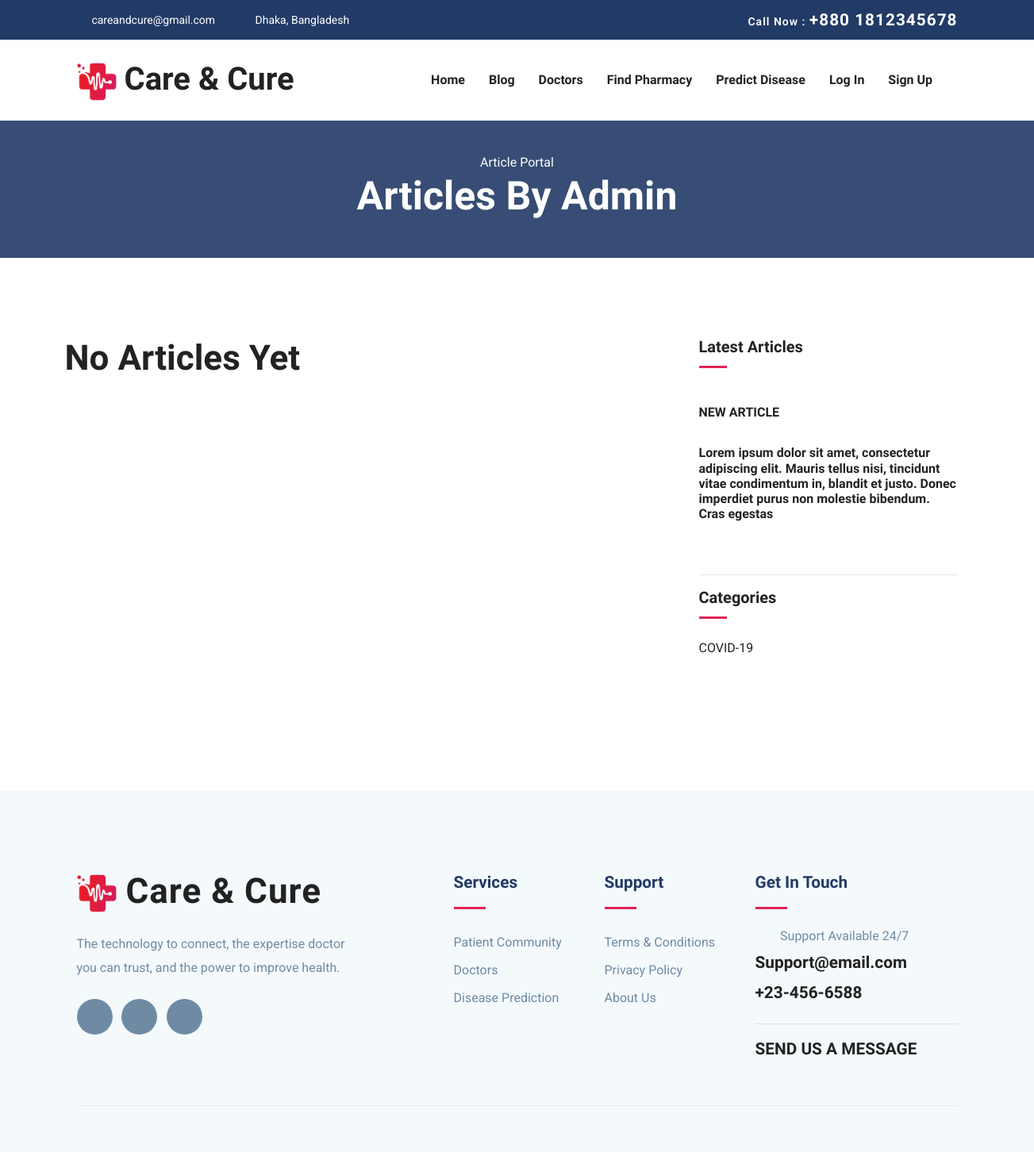
The page /articles/user/1/ on the database as committed earlier.
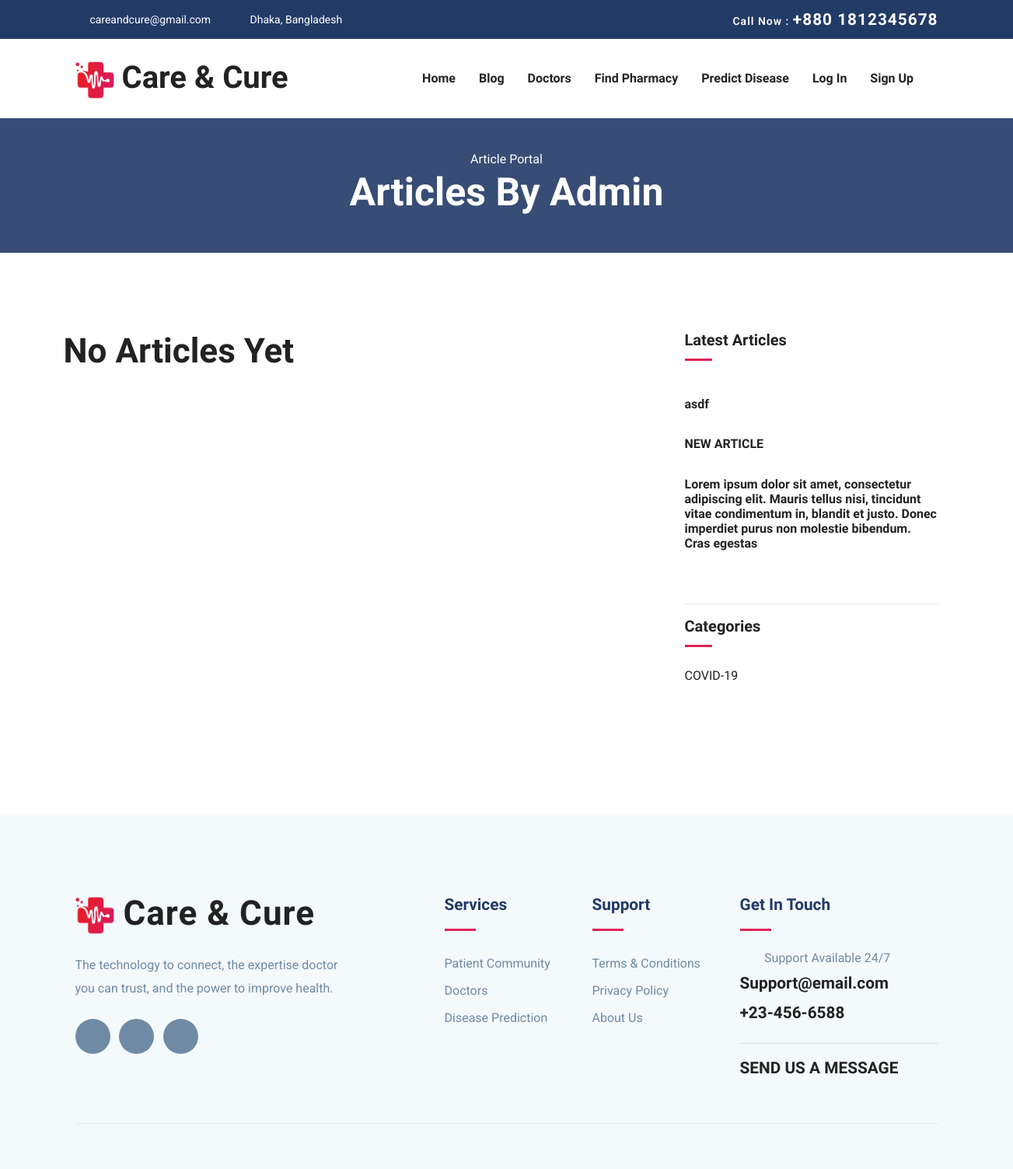
The same page on the database as committed later.
### article_control/models.py (models this page shows, shortened)
class ArticleModel(models.Model):
    author = models.ForeignKey(UserModel, on_delete=models.CASCADE)
    title = models.CharField(max_length=255)
    subtitle = models.CharField(max_length=255, null=True, blank=True)
    category = models.ForeignKey(ArticleCategoryModel, null=True, blank=True, on_delete=models.SET_NULL)
    content = models.TextField()
    image = models.ImageField(upload_to="images/article/", null=True, blank=True)
    slug = models.SlugField(unique=True, null=True, blank=True)
    totalViewCount = models.IntegerField(default=0, null=True, blank=True)
    totalLikeCount = models.IntegerField(default=0, null=True, blank=True)
    totalCommentCount = models.IntegerField(default=0, null=True, blank=True)
    created_at = models.DateTimeField(auto_now_add=True)
    updated_at = models.DateTimeField(auto_now=True)
    class Meta:
        verbose_name = 'Article'
        verbose_name_plural = 'Articles'

class ArticleCategoryModel(models.Model):
    category = models.CharField(max_length=50)
    created_at = models.DateTimeField(auto_now_add=True)
    updated_at = models.DateTimeField(auto_now=True)
    def __str__(self):
        return self.category
    class Meta:
        verbose_name = 'Article Category'
        verbose_name_plural = 'Article Categories'

### article_control/views.py (the view)
# urls.py: path('user/<str:pk>/', users_articles_view, name='users-articles'),
def users_articles_view(request, pk):
    user = UserModel.objects.get(id=pk)
    latest_articles = ArticleModel.objects.order_by("-created_at")[:3]
    articles = ArticleModel.objects.filter(author=user).order_by("-created_at")
    is_doctor = False
    if request.user.is_authenticated and request.user.is_doctor:
        is_doctor = True
    paginator = Paginator(articles, 5)
    page = request.GET.get("page", 1)
    try:
        articles = paginator.page(page)
    except PageNotAnInteger:
        articles = paginator.page(1)
    except EmptyPage:
        articles = paginator.page(paginator.num_pages)
    categories = get_categories()
    context = {
        "user": user,
        "articles": articles,
        "latest_articles": latest_articles,
        "is_doctor": is_doctor,
        "categories": categories,
    }
    return render(request, "pages/article/user-articles.html", context)

### article_control/utils.py (called while the page is built)
def get_categories():
    return ArticleCategoryModel.objects.all()

### templates/pages/article/user-articles.html (shortened to what the changed rows need)
{% extends "base.html" %}
{% load static %}
{% block content %}
<section class="page-title bg-1">
    <div class="container">
        <div class="row">
            <div class="col-md-12">
                <div class="block text-center">
                    <h1 class="text-capitalize mb-5 text-lg">Articles by {{ user.name }}</h1>
                </div>
            </div>
        </div>
    </div>
</section>
<section class="section blog-wrap">
    <div class="container">
        <div class="row">
            <div class="col-lg-8">
                <div class="row">
                    {% if articles %}
                    {% for article in articles %}
                    <div class="col-lg-12 col-md-12 mb-5">
                        <div class="blog-item">
                            <div class="blog-thumb">
                                {% if article.image %}
                                <a href="{% url 'article-details' article.slug %}">
                                    <img src="{{ article.image.url }}" alt="{{ article.title }}" class="img-fluid">
                                </a>
                                {% else %}
                                <a href="{% url 'article-details' article.slug %}">
                                    <img src="{% static 'images/placeholders/article-image-placeholder.jpg' %}"
                                        alt="{{ article.title }}" class="img-fluid">
                                </a>
                                {% endif %}
                            </div>
                            <div class="blog-item-content">
                                <div class="blog-item-meta mb-3 mt-4">
                                    <a href="{% url 'category-articles' article.category %}"
                                        class="text-color-2 text-capitalize mr-3">
                                        <i class="icofont-book-mark mr-2"></i> {{ article.category }}
                                    </a>
                                    <span class="text-black text-capitalize mr-3">
                                        <i class="icofont-calendar mr-1"></i> {{ article.created_at|date:"d N Y" }}
                                    </span>
                                    <a href="{% url 'doctor-profile' article.author.id %}" class="text-capitalize mr-3">
                                        <i class="fa fa-user mr-2"></i> {{ article.author.name }}
                                    </a>
                                </div>
                                <h2 class="mt-3 mb-3">
                                    <a href="{% url 'article-details' article.slug %}">
                                        {{ article.title }}
                                    </a>
                                </h2>
                                <p class="mb-4">{{ article.content|truncatechars:250 }}</p>
                                <a href="{% url 'article-details' article.slug %}"
                                    class="btn btn-main btn-icon btn-round-full">
                                    Read More <i class="icofont-simple-right ml-2"></i>
                                </a>
                            </div>
                        </div>
                    </div>
                    {% endfor %}
                    {% else %}
                    <h2>No Articles Yet</h2>
                    {% endif %}
                </div>
            </div>
            <div class="col-lg-4">
                <div class="sidebar-wrap pl-lg-4 mt-5 mt-lg-0">
                    <div class="sidebar-widget latest-post mb-3">
                        {% for article in latest_articles %}
                        <div class="py-2">
                            <h6 class="my-2">
                                <a href="{% url 'article-details' article.slug %}">
                                    {{ article.title }}
                                </a>
                            </h6>
                        </div>
                        {% endfor %}
                    </div>
                    <div class="sidebar-widget category mb-3">
                        <ul class="list-unstyled">
                            {% for cat in categories %}
                            <li class="align-items-center">
                                <a href="{% url 'category-articles' cat.category %}">{{ cat }}</a>
                            </li>
                            {% endfor %}
                        </ul>
                    </div>
                </div>
            </div>
        </div>
    </div>
</section>
{% endblock %}

Rows that differ between the two databases and show on the page:
added ArticleModel: title "asdf"
